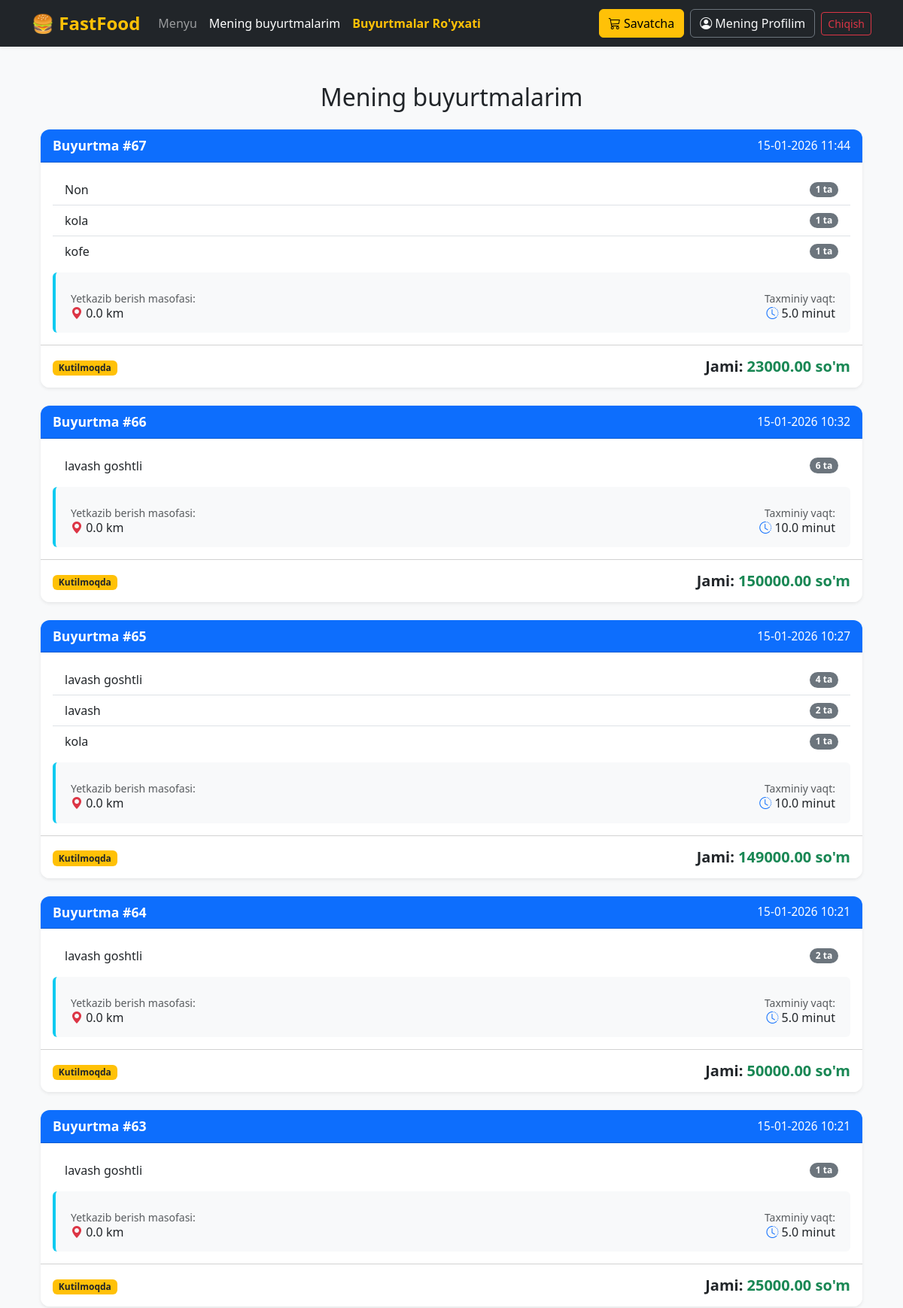
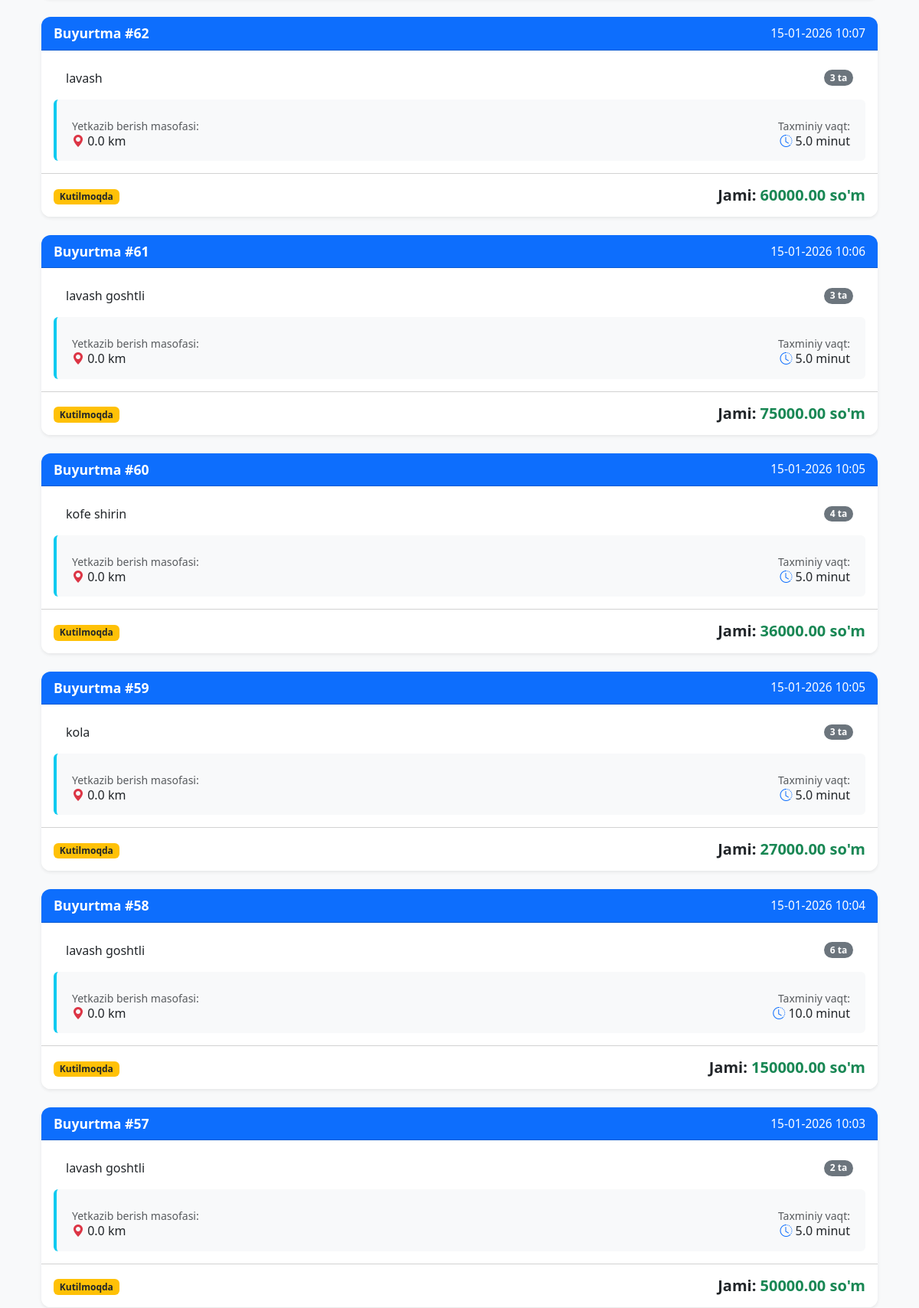
Screenshot of /my-orders/ (signed in, upper part) with the database file from the repository (2 pictures, top to bottom).
### order/models.py (models this page shows, shortened)
class Order(models.Model):
    STATUS_CHOICES = [
        ('cart', 'Savatda'),
        ('pending', 'Kutilmoqda (Tasdiqlangan)'),
        ('ready', 'Tayyor'),
        ('delivered', 'Yetkazildi')
    ]
    default = 'cart'  # Mahsulot qo'shilganda avval savatga tushadi
    customer = models.ForeignKey(settings.AUTH_USER_MODEL, on_delete=models.CASCADE)
    distance_km = models.FloatField(default=0.0, help_text="Masofa (km)")
    created_at = models.DateTimeField(auto_now_add=True)
    status = models.CharField(max_length=20, choices=STATUS_CHOICES, default='cart')
    @property
    def get_total_price(self):
        return sum(item.get_item_total for item in self.items.all())
    @property
    def estimated_delivery_time(self):
        total_items = sum(item.quantity for item in self.items.all())
        import math
        prep_time = math.ceil(total_items / 4) * 5
        travel_time = self.distance_km * 3
        total_time = prep_time + travel_time
        return total_time

class OrderItem(models.Model):
    order = models.ForeignKey(Order, related_name='items', on_delete=models.CASCADE)
    dish = models.ForeignKey(Dish, on_delete=models.CASCADE)
    quantity = models.PositiveIntegerField(default=1)
    @property
    def get_item_total(self):
        return self.dish.price * self.quantity

### dish/models.py (models this page shows, shortened)
class Dish(models.Model):
    name = models.CharField(max_length=200)
    description = models.TextField()
    price = models.DecimalField(max_digits=10, decimal_places=2)
    image = models.ImageField(upload_to='dishes/', blank=True, null=True)
    is_available = models.BooleanField(default=True)

### order/views.py (the view)
# urls.py: path('my-orders/', views.my_orders, name='my_orders'),
def my_orders(request):
    orders = Order.objects.filter(customer=request.user).exclude(status='cart').order_by('-created_at')
    return render(request, 'my_orders.html', {'orders': orders})

### templates/my_orders.html (shortened to what this page needs)
{% extends 'base.html' %}
{% block content %}
<div class="container mt-5">
    <h2 class="text-center mb-4">Mening buyurtmalarim</h2>
    {% if orders %}
        {% for order in orders %}
        <div class="card mb-4 shadow-sm border-0">
            <div class="card-header bg-primary text-white d-flex justify-content-between align-items-center">
                <span class="fw-bold">Buyurtma #{{ order.id }}</span>
                <span class="small">{{ order.created_at|date:"d-m-Y H:i" }}</span>
            </div>
            <div class="card-body">
                <ul class="list-group list-group-flush mb-3">
                    {% for item in order.items.all %}
                    <li class="list-group-item d-flex justify-content-between align-items-center">
                        {{ item.dish.name }}
                        <span class="badge bg-secondary rounded-pill">{{ item.quantity }} ta</span>
                    </li>
                    {% empty %}
                    <li class="list-group-item text-muted">Mahsulotlar topilmadi.</li>
                    {% endfor %}
                </ul>
                <div class="row g-2 p-3 bg-light rounded mx-0 border-start border-4 border-info">
                    <div class="col-sm-6">
                        <p class="mb-0 text-muted small">Yetkazib berish masofasi:</p>
                        <h6 class="mb-0"><i class="bi bi-geo-alt-fill text-danger"></i> {{ order.distance_km }} km</h6>
                    </div>
                    <div class="col-sm-6 text-sm-end">
                        <p class="mb-0 text-muted small">Taxminiy vaqt:</p>
                        <h6 class="mb-0"><i class="bi bi-clock-history text-primary"></i> {{ order.estimated_delivery_time }} minut</h6>
                    </div>
                </div>
            </div>
            <div class="card-footer bg-white d-flex justify-content-between align-items-center py-3">
                <div class="status-badge">
                    {% if order.status == 'pending' %}
                        <span class="badge bg-warning text-dark">Kutilmoqda</span>
                    {% elif order.status == 'accepted' %}
                        <span class="badge bg-info">Tayyorlanmoqda</span>
                    {% elif order.status == 'dispatched' %}
                        <span class="badge bg-primary">Yo'lda</span>
                    {% elif order.status == 'delivered' %}
                        <span class="badge bg-success">Yetkazildi</span>
                    {% endif %}
                </div>
                <h5 class="mb-0 fw-bold">Jami: <span class="text-success">{{ order.get_total_price }} so'm</span></h5>
            </div>
        </div>
        {% endfor %}
    {% else %}
        <div class="text-center mt-5 py-5 shadow-sm bg-white rounded">
            <i class="bi bi-bag-x text-muted" style="font-size: 3rem;"></i>
            <h4 class="text-muted mt-3">Sizda hali buyurtmalar yo'q.</h4>
            <a href="{% url 'dish_list' %}" class="btn btn-primary mt-3 px-4">Taom buyurish</a>
        </div>
    {% endif %}
</div>
{% endblock %}

### templates/base.html (style rules this page uses)
body { background-color: #f8f9fa; min-height: 100vh; }

### templates/my_orders.html (style rules this page uses)
.card { border-radius: 12px; overflow: hidden; }
.card-header { font-size: 1.1rem; }
.border-info { border-color: #0dcaf0 !important; }

### rows the page displays
Order: id "67", created_at "15-01-2026 11:44", distance_km "0.0", estimated_delivery_time "5.0", status "Kutilmoqda", get_total_price "23000.00"
OrderItem: dish.name "Non", quantity "1"
OrderItem: dish.name "kola", quantity "1"
OrderItem: dish.name "kofe", quantity "1"
Order: id "66", created_at "15-01-2026 10:32", distance_km "0.0", estimated_delivery_time "10.0", status "Kutilmoqda", get_total_price "150000.00"
OrderItem: dish.name "lavash goshtli", quantity "6"
Order: id "65", created_at "15-01-2026 10:27", distance_km "0.0", estimated_delivery_time "10.0", status "Kutilmoqda", get_total_price "149000.00"
OrderItem: dish.name "lavash goshtli", quantity "4"
OrderItem: dish.name "lavash", quantity "2"
OrderItem: dish.name "kola", quantity "1"
Order: id "64", created_at "15-01-2026 10:21", distance_km "0.0", estimated_delivery_time "5.0", status "Kutilmoqda", get_total_price "50000.00"
OrderItem: dish.name "lavash goshtli", quantity "2"
Order: id "63", created_at "15-01-2026 10:21", distance_km "0.0", estimated_delivery_time "5.0", status "Kutilmoqda", get_total_price "25000.00"
OrderItem: dish.name "lavash goshtli", quantity "1"
Order: id "62", created_at "15-01-2026 10:07", distance_km "0.0", estimated_delivery_time "5.0", status "Kutilmoqda", get_total_price "60000.00"
OrderItem: dish.name "lavash", quantity "3"
Order: id "61", created_at "15-01-2026 10:06", distance_km "0.0", estimated_delivery_time "5.0", status "Kutilmoqda", get_total_price "75000.00"
OrderItem: dish.name "lavash goshtli", quantity "3"
Order: id "60", created_at "15-01-2026 10:05", distance_km "0.0", estimated_delivery_time "5.0", status "Kutilmoqda", get_total_price "36000.00"
OrderItem: dish.name "kofe shirin", quantity "4"
Order: id "59", created_at "15-01-2026 10:05", distance_km "0.0", estimated_delivery_time "5.0", status "Kutilmoqda", get_total_price "27000.00"
OrderItem: dish.name "kola", quantity "3"
Order: id "58", created_at "15-01-2026 10:04", distance_km "0.0", estimated_delivery_time "10.0", status "Kutilmoqda", get_total_price "150000.00"
OrderItem: dish.name "lavash goshtli", quantity "6"
Order: id "57", created_at "15-01-2026 10:03", distance_km "0.0", estimated_delivery_time "5.0", status "Kutilmoqda", get_total_price "50000.00"
OrderItem: dish.name "lavash goshtli", quantity "2"

### other values shown
{{ 'Mening Profilim' }} "Mening Profilim"
